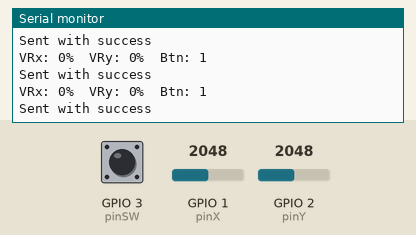
Bench run of a sketch on a simulated ESP32. Parts: the last lines printed to the serial monitor. The test bench sets the inputs (shaded band); at power-on: GPIO 1 (pinX) = 2048, GPIO 2 (pinY) = 2048, GPIO 3 (pinSW) HIGH.

Above: at 1.2 s.
1.3 s: GPIO 1 (pinX) set to 2866
At 1.9 s:
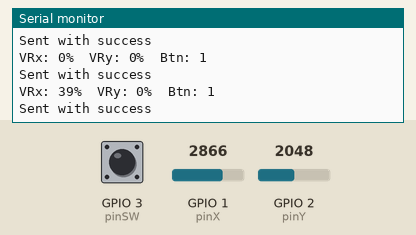
2.8 s: GPIO 2 (pinY) set to 2866
At 3.4 s:
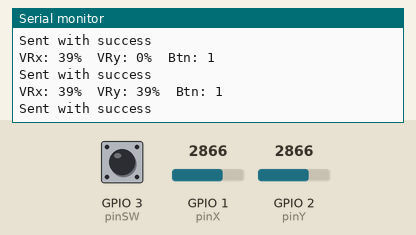
4.3 s: GPIO 3 (pinSW) pulled LOW for 0.4 s
6.2 s: GPIO 1 (pinX) set to 3603
At 6.9 s:
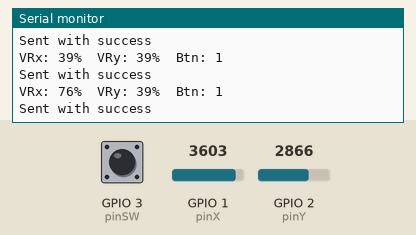
7.7 s: GPIO 3 (pinSW) pulled LOW for 1 s
10.2 s: GPIO 2 (pinY) set to 3603
At 10.9 s:
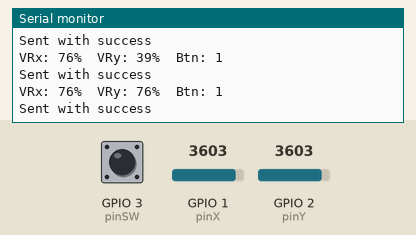
Timing chart, 0 to 12.7 s (numbered marks = the images above; inputs shaded):
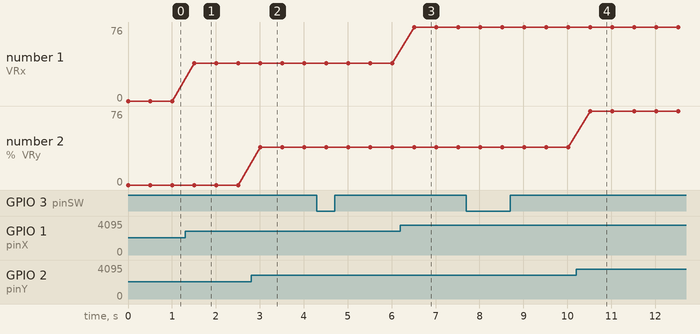

Measured:
- after the input at 1.3 s, the serial monitor: prints a new line after 0.21 s (image 1)
- after the input at 2.8 s, the serial monitor: prints a new line after 0.21 s (image 2)
- after the input at 6.2 s, the serial monitor: prints a new line after 0.32 s (image 3)
- after the input at 10.2 s, the serial monitor: prints a new line after 0.32 s (image 4)
- plotted number 1: 0 → 39 after the input at 1.3 s, 39 → 76 after the input at 6.2 s

The sketch:

Controller.ino
```cpp
#include <esp_now.h>
#include <WiFi.h>
#include <math.h>

const int pinX = 1;
const int pinY = 2;
const int pinSW = 3;
int midX = 0;
int midY = 0;

uint8_t broadcastAddress[] = {0xD0,0xCF,0x13,0x07,0xE8,0x78};

// Needs to match with the reciever.
//Typedef creates a alias for future decleration
typedef struct struct_message {
  int VRx;
  int VRy;
  int Button;
} struct_message;

struct_message myData;
esp_now_peer_info_t peerInfo;

int normalisation(int raw, int mid, int deadzone){
  int ph = raw - mid;
  if (abs(ph) <= deadzone){
    return 0;
  }
  if (ph > 0) {
    // remove deadzone, scale upper side to +100
    float num = (float)(ph - deadzone);
    float den = (float)(4095 - mid - deadzone);
    if (den < 1) den = 1;
    float pct = 100.0f * num / den;
    if (pct > 100) pct = 100;
    return (int)roundf(pct);
  } else {
    // remove deadzone, scale lower side to -100
    float num = (float)(-ph - deadzone);
    float den = (float)(mid - deadzone);
    if (den < 1) den = 1;
    float pct = 100.0f * num / den;
    if (pct > 100) pct = 100;
    return -(int)roundf(pct);
  }
}

void getMidPoint (){
  int phx = 0;
  int phy = 0;
  for (int i = 0; i < 20; i++){
    phx += analogRead(pinX);
    phy += analogRead(pinY);
  }
  midX = phx / 20;
  midY = phy / 20;
}

void setup() {
  Serial.begin(115200);
  pinMode(pinSW, INPUT_PULLUP);
  getMidPoint();
  WiFi.mode(WIFI_STA);
  esp_now_init();

  memcpy(peerInfo.peer_addr, broadcastAddress, 6);
  peerInfo.channel = 0;
  peerInfo.encrypt = false;
  esp_now_add_peer(&peerInfo);
  }

void loop() {
  int rawX = analogRead(pinX);
  int rawY = analogRead(pinY);
  myData.VRx = normalisation(rawX, midX, 30);
  myData.VRy = normalisation(rawY, midY, 30);


  myData.Button = digitalRead(pinSW);
  Serial.printf("VRx: %d%%  VRy: %d%%  Btn: %d\n", myData.VRx, myData.VRy, myData.Button);

  // Send message via ESP-NOW
  esp_err_t result = esp_now_send(broadcastAddress, (uint8_t *) &myData, sizeof(myData));

  if (result == ESP_OK) {
    Serial.println("Sent with success");
  }
  else {
    Serial.println("Error sending the data");
  }
  delay(500);
}
```
